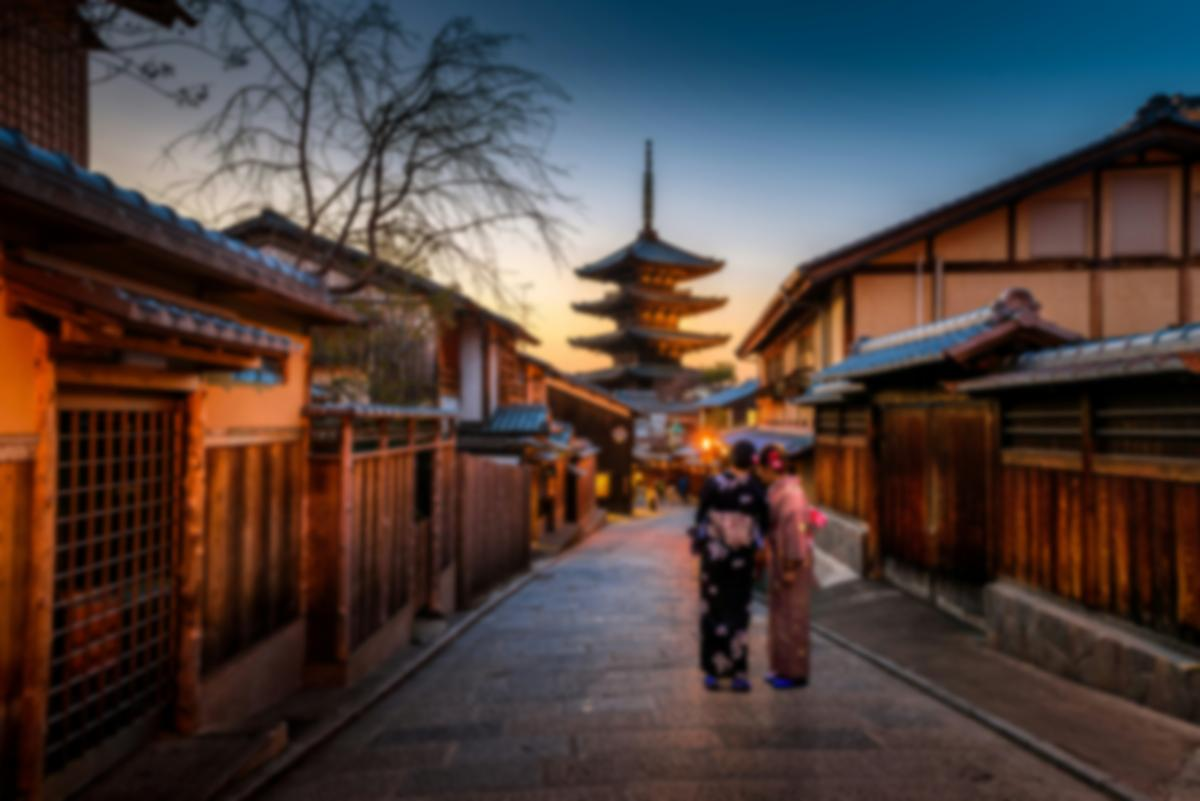
#> input picture Semana05/Multiprocess/processed/photo-1493976040374-85c8e12f0c0e.jpg, 1200 x 801 px, found by its file name; the run also reads 1 picture not shown here
$ python process_imgs.py
#> lines starting #> are read from the running program, lines starting #| are printed output that depends on the picture
import concurrent.futures
import time
from PIL import Image, ImageFilter

img_names = [
    'photo-1493976040374-85c8e12f0c0e.jpg',
    'photo-1504198453319-5ce911bafcde.jpg',
    'photo-1516117172878-fd2c41f4a759.jpg',
    'photo-1516972810927-80185027ca84.jpg',
    'photo-1522364723953-452d3431c267.jpg',
    'photo-1524429656589-6633a470097c.jpg',
    'photo-1530122037265-a5f1f91d3b99.jpg',
    'photo-1530224264768-7ff8c1789d79.jpg',
    'photo-1532009324734-20a7a5813719.jpg',
    'photo-1541698444083-023c97d3f4b6.jpg',
    'photo-1549692520-acc6669e2f0c.jpg',
    'photo-1550439062-609e1531270e.jpg',
    'photo-1564135624576-c5c88640f235.jpg'
]

t1 = time.perf_counter()

size = (1200, 1200)

def process_img(img_name):
#> called with img_name = 'photo-1493976040374-85c8e12f0c0e.jpg'
    img = Image.open(img_name)
#> img is the input picture: PIL image 1200x801 RGB; mean R, G, B 77.6, 64.8, 61.9

    img = img.filter(ImageFilter.GaussianBlur(15))

    img.thumbnail(size)
    img.save(f'processed/{img_name}')
    print(f'{img_name} was processed...')

with concurrent.futures.ProcessPoolExecutor() as executor:
    executor.map(process_img, img_names)
#> call 2 of process_img, with img_name = 'photo-1504198453319-5ce911bafcde.jpg'
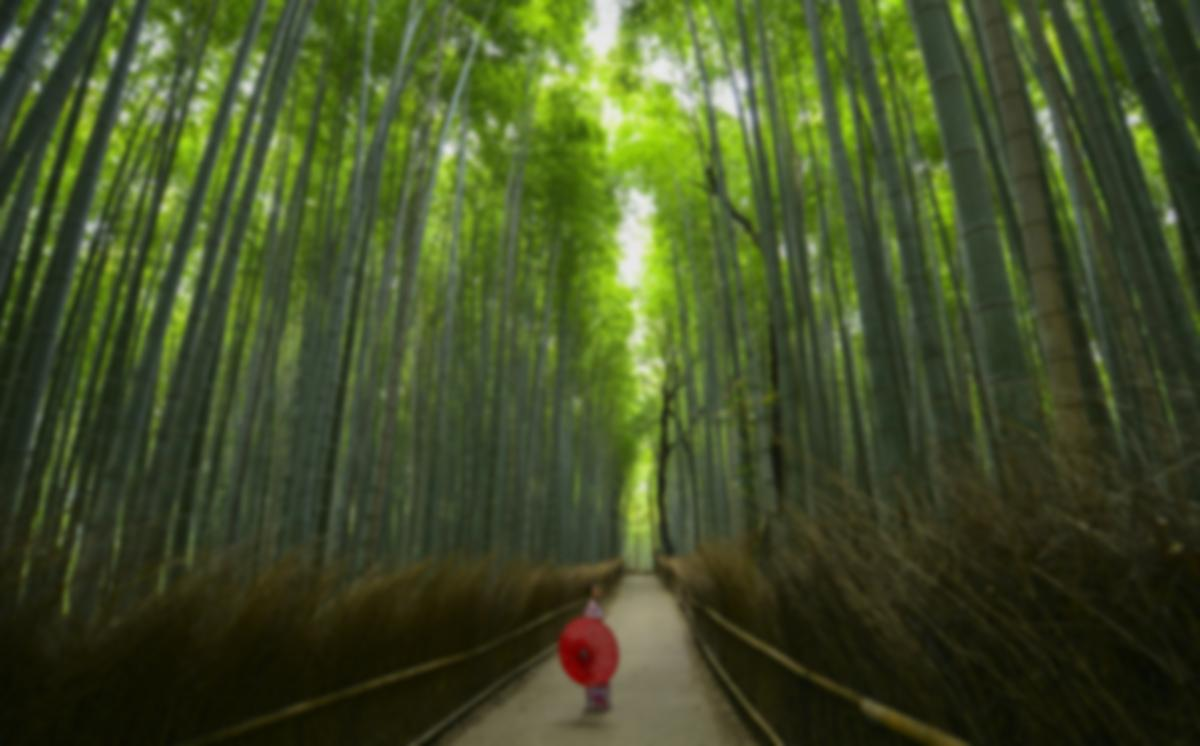
#> input picture Semana05/Multiprocess/processed/photo-1504198453319-5ce911bafcde.jpg, 1200 x 746 px, found by its file name
#> in process_img, img is the input picture: PIL image 1200x746 RGB; mean R, G, B 66.2, 78.2, 38.8
#> call 3 of process_img, with img_name = 'photo-1516117172878-fd2c41f4a759.jpg'
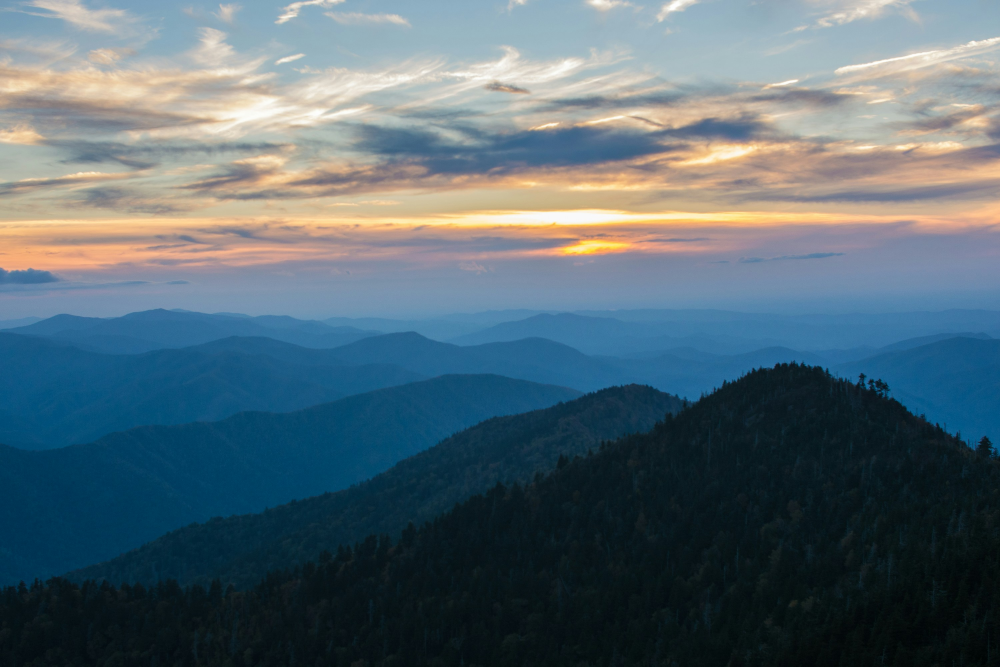
#> input picture Semana05/Multiprocess/photo-1516117172878-fd2c41f4a759.jpg, 3000 x 2000 px (shown at 1/3 size)
#> in process_img, img is the input picture: PIL image 3000x2000 RGB; mean R, G, B 86.7, 105.4, 114.9
#> call 4 of process_img, with img_name = 'photo-1516972810927-80185027ca84.jpg'
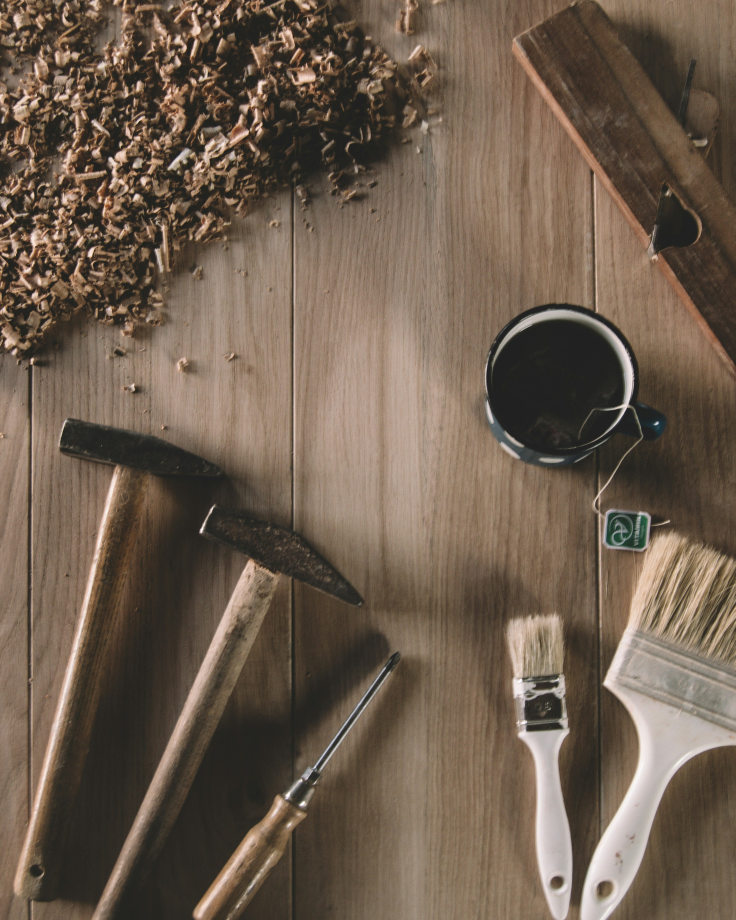
#> input picture Semana05/Multiprocess/photo-1516972810927-80185027ca84.jpg, 2943 x 3679 px (shown at 1/4 size)
#> in process_img, img is the input picture: PIL image 2943x3679 RGB; mean R, G, B 109.9, 93.5, 78.2
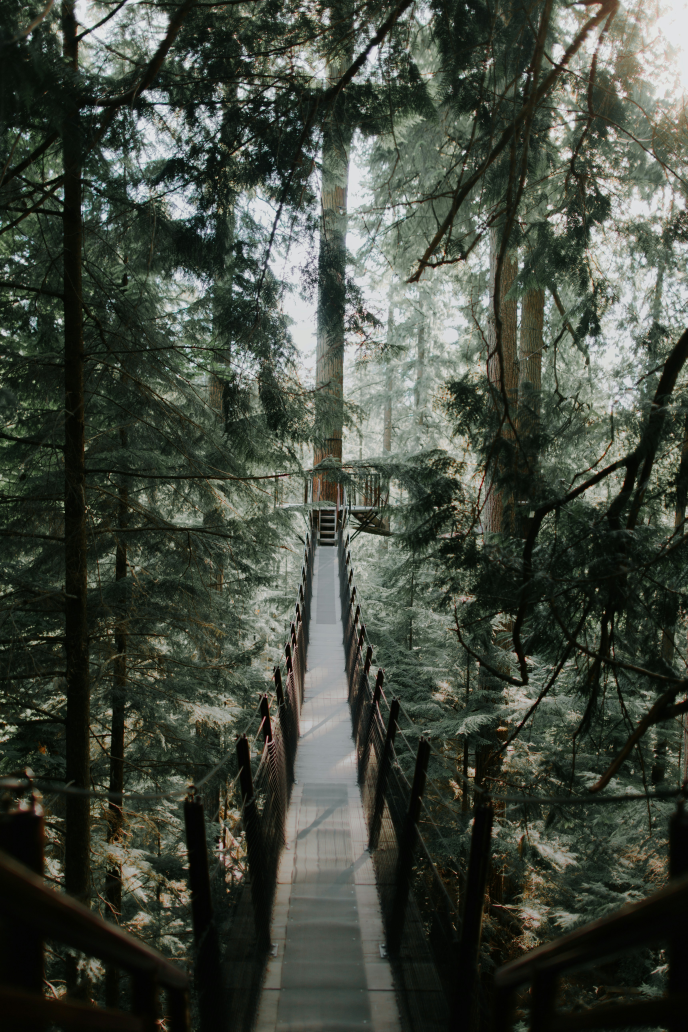
#> input picture Semana05/Multiprocess/photo-1522364723953-452d3431c267.jpg, 3437 x 5156 px (shown at 1/5 size)
#> in process_img, img is the input picture: PIL image 3437x5156 RGB; mean R, G, B 67.2, 73.3, 62.5
#> in process_img (call 6), `img.thumbnail(size)`:
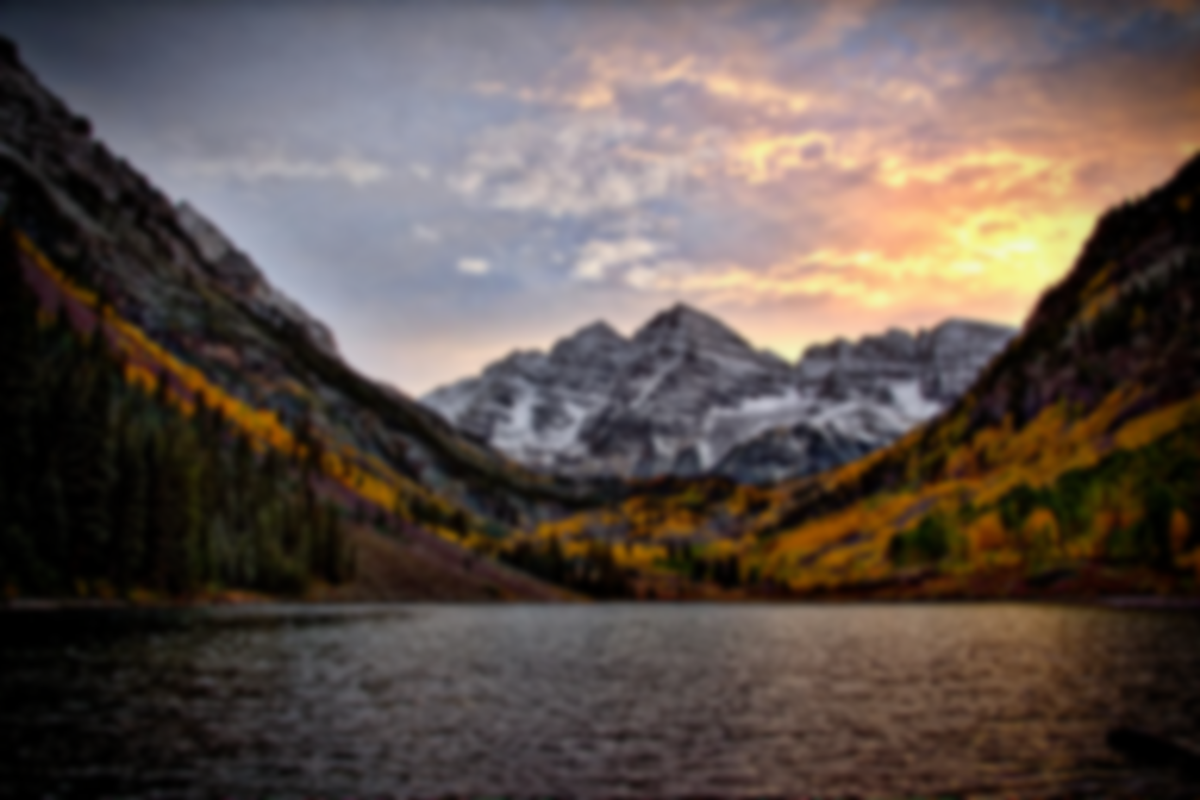
#> img: PIL image 1200x800 RGB; mean R, G, B 94.5, 82.4, 76.4

t2 = time.perf_counter()

print(f'Finished in {t2-t1} second(s)')
